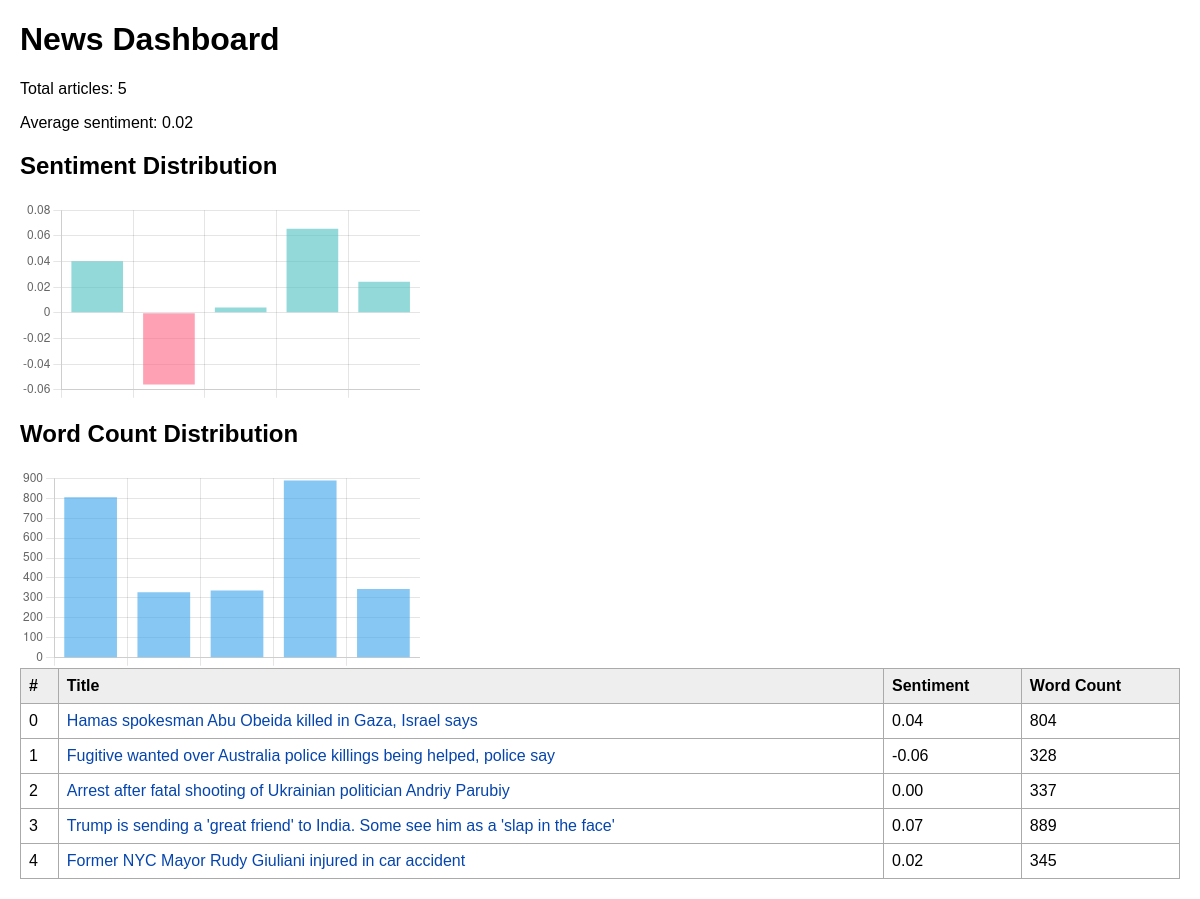
The page / on the database its author committed.
### tables this page shows
CREATE TABLE "articles" (
"title" TEXT,
  "link" TEXT,
  "content" TEXT,
  "clean_content" TEXT,
  "sentiment" REAL,
  "word_count" INTEGER
);

### dashboard/app.py (the view)
@app.route("/")
def index():
    df = get_articles()
    avg_sentiment = df["sentiment"].mean()
    total_articles = len(df)
    return render_template("index.html", articles=df.to_dict(orient="records"),
                           avg_sentiment=avg_sentiment, total_articles=total_articles)

### dashboard/app.py (called while the page is built)
def get_articles():
    conn = sqlite3.connect(DB_PATH)
    df = pd.read_sql("SELECT * FROM articles", conn)
    conn.close()
    return df

### dashboard/templates/index.html (shortened to what this page needs)
<!DOCTYPE html>
<html>
<head>
    <link rel="stylesheet" href="{{ url_for('static', filename='style.css') }}">
</head>
<body>
    <h1>News Dashboard</h1>
    <p>Total articles: {{ total_articles }}</p>
    <p>Average sentiment: {{ "%.2f"|format(avg_sentiment) }}</p>
    <h2>Sentiment Distribution</h2>
    <canvas id="sentimentChart" width="400" height="200"></canvas>
    <h2>Word Count Distribution</h2>
    <canvas id="wordChart" width="400" height="200"></canvas>
    <table>
        <tr><th>#</th><th>Title</th><th>Sentiment</th><th>Word Count</th></tr>
        {% for art in articles %}
        <tr>
            <td>{{ loop.index0 }}</td>
            <td><a href="{{ url_for('article', article_id=loop.index0) }}">{{ art.title }}</a></td>
            <td>{{ "%.2f"|format(art.sentiment) }}</td>
            <td>{{ art.word_count }}</td>
        </tr>
        {% endfor %}
    </table>
    <script>
        const sentimentData = {{ articles|map(attribute='sentiment')|list|tojson }};
    const wordData = {{ articles|map(attribute='word_count')|list|tojson }};
    const labels = {{ articles|map(attribute='title')|list|tojson }};
        // Sentiment Chart
        new Chart(document.getElementById('sentimentChart').getContext('2d'), {
            type: 'bar',
            data: {
                labels: labels,
                datasets: [{
                    label: 'Sentiment',
                    data: sentimentData,
                    backgroundColor: sentimentData.map(v => v >= 0 ? 'rgba(75, 192, 192, 0.6)' : 'rgba(255, 99, 132, 0.6)')
                }]
            },
            options: {
                responsive: false,
                plugins: { legend: { display: false } },
                scales: { x: { ticks: { display: false } } }
            }
        });
        // Word Count Chart
        new Chart(document.getElementById('wordChart').getContext('2d'), {
            type: 'bar',
            data: {
                labels: labels,
                datasets: [{
                    label: 'Word Count',
                    data: wordData,
                    backgroundColor: 'rgba(54, 162, 235, 0.6)'
                }]
            },
            options: {
                responsive: false,
                plugins: { legend: { display: false } },
                scales: { x: { ticks: { display: false } } }
            }
        });
    </script>
</body>
</html>

### dashboard/static/style.css (style rules this page uses)
body { font-family: Arial, sans-serif; margin: 20px; }
table { border-collapse: collapse; width: 100%; }
table, th, td { border: 1px solid #aaa; }
th, td { padding: 8px; text-align: left; }
th { background-color: #eee; }
a { color: #0645AD; text-decoration: none; }

### rows shown on the page
articles: title "Hamas spokesman Abu Obeida killed in Gaza, Israel says", sentiment "0.04", word_count "804"
articles: title "Fugitive wanted over Australia police killings being helped, police say", sentiment "-0.06", word_count "328"
articles: title "Arrest after fatal shooting of Ukrainian politician Andriy Parubiy", sentiment "0.00", word_count "337"
articles: title "Trump is sending a 'great friend' to India. Some see him as a 'slap in the face'", sentiment "0.07", word_count "889"
articles: title "Former NYC Mayor Rudy Giuliani injured in car accident", sentiment "0.02", word_count "345"

### other values the page prints
{{ total_articles }} "5"
{{ "%.2f"|format(avg_sentiment) }} "0.02"
chart data {{ articles|map(attribute='sentiment')|list|tojson }} [0.04016135379771743, -0.055882352941176466, 0.004093567251461991, 0.06550367621796194, 0.024234278266536326]
chart data {{ articles|map(attribute='word_count')|list|tojson }} [804, 328, 337, 889, 345]
